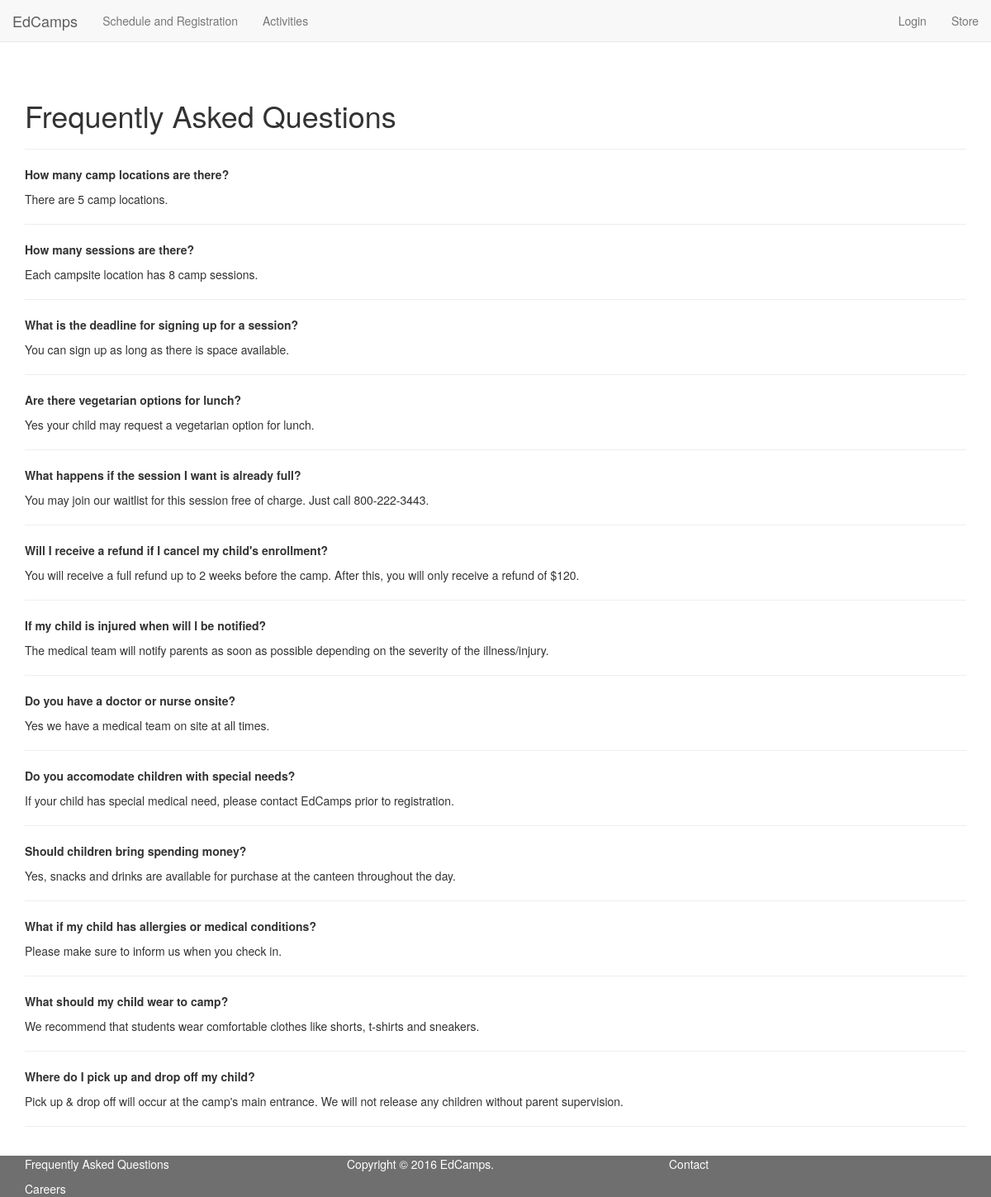
Page /faq.php on the earlier database version.
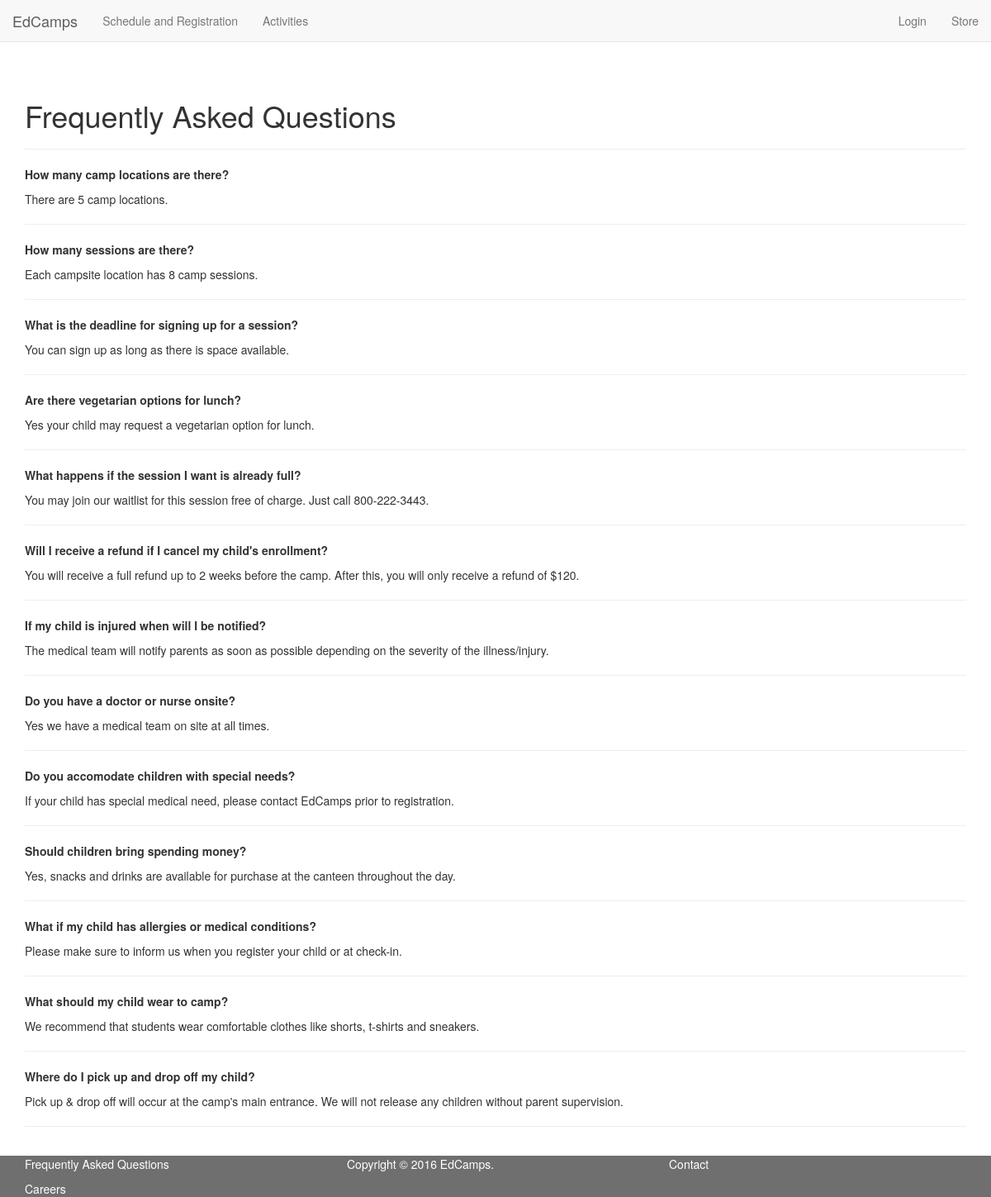
Same page on the later database version.
### tables this page shows
CREATE TABLE questions(
  id INT NOT NULL PRIMARY KEY AUTO_INCREMENT,
  question TEXT,
  answer TEXT
);

### public/faq.php (the view, shortened to what this page needs)
<?php
require_once(TEMPLATES_PATH . "/header.php");
?>
<div class="container container-fluid">
  <h1>Frequently Asked Questions</h1>
  <hr>
  <?php
    $conn = get_db_conn();
    $sql = "SELECT * FROM questions";
    $result = $conn->query($sql);
    while ($row = mysqli_fetch_assoc($result)) {
      $question = $row['question'];
      $answer = $row['answer'];
      echo '<div class="question-answer-pair">';
      echo '<p class="question">' . $question . '</p>';
      echo '<p class="answer">' . $answer . '</p>';
      echo '<hr>';
      echo '</div>';
    }
  ?>
</div>
<?php require_once(TEMPLATES_PATH . "/footer.php"); ?>

### resources/templates/header.php (shortened to what this page needs)
<!DOCTYPE html>
<html>
<head>
  <?php
  require_once(TEMPLATES_PATH . "/head.php");
  ?>
</head>
<body>
  <nav class="navbar navbar-default navbar-fixed-top">
    <div class="container-fluid">
      <div class="navbar-header">
        <a class="navbar-brand" href="/">EdCamps</a>
      </div>
      <div class="collapse navbar-collapse" id="bs-example-navbar-collapse-1">
        <ul class="nav navbar-nav">
          <li><a href="registration.php">Schedule and Registration<span class="sr-only">(current)</span></a></li>
          <li><a href="activities.php">Activities</a></li>
        </ul>
        <ul class="nav navbar-nav navbar-right">
          <?php
          if (isset($_SESSION['user_id'])) {
            require_once('../resources/config.php');
            require_once('helpers/db.php');
            $conn = get_db_conn();
            $user_id = $_SESSION['user_id'];
            $sql = "SELECT * FROM users WHERE id=$user_id";
            $result = $conn->query($sql);
            $row = mysqli_fetch_assoc($result);
            $first_name = $row['first_name'];
            $last_name = $row['last_name'];
            echo '<li class="dropdown">';
            echo '<a href="#" id="login" class="dropdown-toggle account-name" data-toggle="dropdown" role="button" aria-haspopup="true" aria-expanded="false">' . $first_name . ' ' . $last_name . '<span class="caret"></span></a>';
            echo '<ul class="dropdown-menu">';
            echo '<li><a href="#">Account</a></li>';
            echo '<li><a href="faq.php">FAQ</a></li>';
            echo '<li><a href="#" class="logout">Logout</a></li>';
            echo '</li>';
            echo '</ul>';
          }
          else {
            echo '<li><a id="login" class="account-name" href="#">Login</a></li>';
          }
          ?>
          <li><a href="store.php">Store</a></li>
        </ul>
      </div>
    </div>
  </nav>

### resources/templates/head.php (shortened to what this page needs)
<?php
echo '<link href="../resources/lib/css/bootstrap.min.css" rel="stylesheet" type="text/css" />';
echo '<link href="../resources/lib/css/jquery-ui.min.css" rel="stylesheet" type="text/css" />';
echo '<link href="../public/styles/style.css" rel="stylesheet" type="text/css" />';
?>

### resources/templates/footer.php
<footer class="footer navbar-fixed-bottom">
  <div class="container">
    <div class="row">
      <div class="col-lg-4 col-md-4 col-sm-4">
        <p><a href="faq.php">Frequently Asked Questions</a></p>
        <p><a href="#">Careers</a></p>
      </div>
      <div class="col-lg-4 col-md-4 col-sm-4">
        <p>Copyright &copy; <?php echo date("Y"); ?> EdCamps.
      </div>
      <div class="col-lg-4 col-md-4 col-sm-4">
        <p><a href="mailto:info@edcamps.com">Contact</a></p>
      </div>
    </div>
  </div>
</footer>
</body>
</html>

### public/styles/style.css (style rules this page uses)
body { margin-top: 50px; padding-top: 50px; margin-bottom: 50px; padding-bottom: 15px; }
.question { font-weight: bold; }
footer.footer { height: 50px; background: #333; opacity: 0.7; color: white; }
footer.footer a { color: white; }

Differences in the rows shown:
changed questions "What if my child has allergies or medical conditions?": answer "Please make sure to inform us when you check in." → "Please make sure to inform us when you register your child or at check-in."
